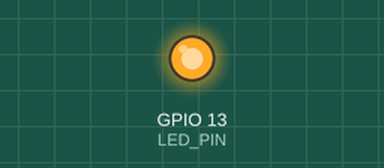
A program run on a simulated Raspberry Pi (BCM pin numbers), started with the argument on. Shown: output pins drawn as LEDs (lit = HIGH). What the program prints to the terminal is not drawn. At 0.0 s the program stops and its outputs stay as they are.

Above: at 0.1 s.
Timing chart, 0 to 1.5 s (numbered marks = the images above):
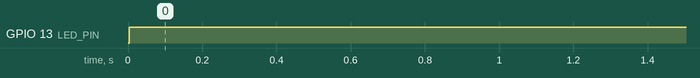

The program:

U5_led.py
```python
import lgpio
import sys
import time

LED_PIN = 13

if len(sys.argv) != 2:
    print("Usage: led_control.py on|off")
    sys.exit(1)

command = sys.argv[1].strip().lower()

# Open a connection to the GPIO chip
h = lgpio.gpiochip_open(0)

# Set the pin as output
lgpio.gpio_claim_output(h, LED_PIN, 0)

if command == "on":
    lgpio.gpio_write(h, LED_PIN, 1)
    print("LED turned ON")
elif command == "off":
    lgpio.gpio_write(h, LED_PIN, 0)
    print("LED turned OFF")
else:
    print("Invalid command. Use 'on' or 'off'.")
    lgpio.gpiochip_close(h)
    sys.exit(1)

# Keep the state and close the chip (state persists)
lgpio.gpiochip_close(h)
```

Measured:
- by itself, GPIO 13 (LED_PIN): LOW → HIGH at 0.00 s
